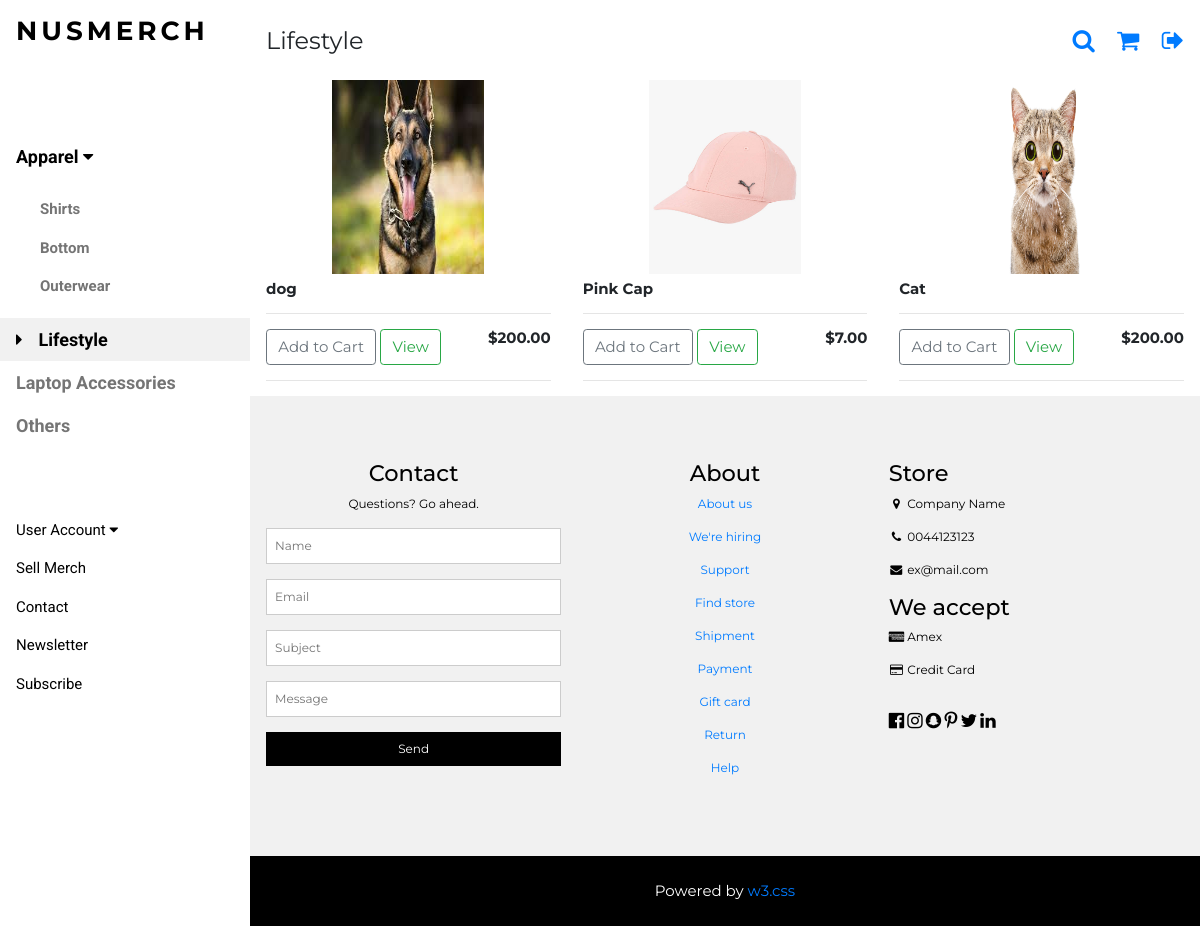
Before: /lifestyle/ with the older database file.
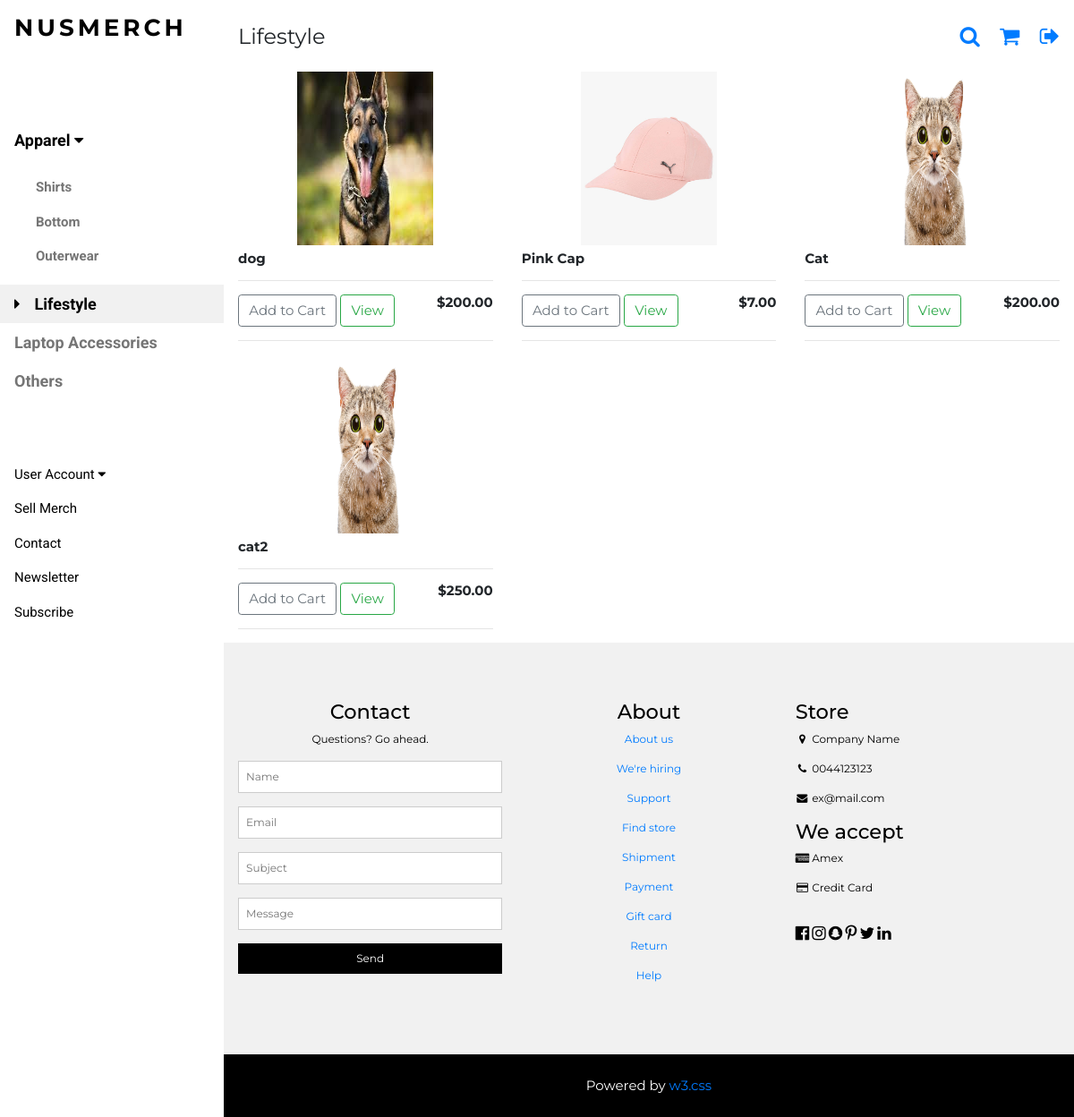
After: the same page with the newer database file.
### nusmerch/models.py (models this page shows, shortened)
class Product(models.Model):
	cat = [
    ('Shirt', 'Shirt'),
    ('Outerwear', 'Outerwear'),
   	('Bottom', 'Bottom'),
   	('Laptop Accessories', 'Laptop Accessories'),
	('Lifestyle', 'Lifestyle'),
   	('Others', 'Others'),
   	]
	name_of_MERCH = models.CharField(max_length=200,null=True)
	price = models.DecimalField(decimal_places=2,max_digits=5)
	organisation = models.CharField(max_length=200,null=True)
	category = models.CharField(max_length=200,null=True,choices=cat)
	form = models.URLField(max_length=200)
	image = models.ImageField(upload_to='media',null=True, blank=True)

### nusmerch/views.py (the view)
# urls.py: url(r'^lifestyle/$',views.lifestyle,name='lifestyle'),
def lifestyle(request):
    products = Product.objects.filter(category = "Lifestyle")
    context = {'products':products}
    return render(request, "nusmerch/lifestyle.html", context)

### nusmerch/templates/nusmerch/lifestyle.html (shortened to what this page needs)
{% extends "nusmerch/merch.html" %}
{% load static %}
{% block head %}
    <p class="w3-left">Lifestyle</p>
{% endblock %}
{% block menu %}
<nav class="w3-sidebar w3-bar-block w3-white w3-collapse w3-top" style="z-index:3;width:250px" id="mySidebar">
  <div class="w3-container w3-display-container w3-padding-16">
    <h3 class="w3-wide"><b>NUSMERCH</b></h3>
  </div>
  <div class="w3-padding-64 w3-large w3-text-grey" style="font-weight:bold">
      <a onclick="myAccFunc()" href="javascript:void(0)" class="w3-button w3-block w3-white w3-left-align" id="myBtn">
      Apparel  <i class="fa fa-caret-down"></i>
    </a>
    <div id="demoAcc" class="w3-bar-block w3-hide w3-padding-large w3-medium">
      <a href="/shirt/" class="w3-bar-item w3-button">Shirts</a>
      <a href="/bottom/" class="w3-bar-item w3-button">Bottom</a>
      <a href="/outerwear/" class="w3-bar-item w3-button">Outerwear</a>
    </div>
    <a href="/lifestyle/" class="w3-bar-item w3-button w3-light-grey"><i class="fa fa-caret-right w3-margin-right"></i>Lifestyle</a>
    <a href="/laptop/" class="w3-bar-item w3-button">Laptop Accessories</a>
    <a href="/others/" class="w3-bar-item w3-button">Others</a>
  </div>
    <a onclick="myAccFunc2()" href="javascript:void(0)" class="w3-button w3-block w3-white w3-left-align" id="myBtn">
      User Account  <i class="fa fa-caret-down"></i>
    </a>
  <a href="/sell_merch/" class="w3-bar-item w3-button w3-padding">Sell Merch</a>
    <a href="#footer" class="w3-bar-item w3-button w3-padding">Contact</a>
  <a href="javascript:void(0)" class="w3-bar-item w3-button w3-padding" onclick="document.getElementById('newsletter').style.display='block'">Newsletter</a>
  <a href="#footer"  class="w3-bar-item w3-button w3-padding">Subscribe</a>
</nav>
{% endblock %}
{% block product %}
  <div class="w3-row">
    {% for product in products %}
    <div class="w3-col l4 s4">
      <img class="item center thumbnail" src="{{ product.image.url }}">
      <div class="w3-container">
        <h6><strong>{{product.name_of_MERCH}}</strong></h6>
        <hr>
        <button data-product={{product.id}} data-action="add" class="btn btn-outline-secondary add-btn update-cart" href="javascript:void(0)" onclick="document.getElementById('cart').style.display='block'">Add to Cart</button>
        <a class="btn btn-outline-success" href="/product/">View</a>
        <h6 style="display: inline-block; float: right"><strong>${{product.price|floatformat:2}}</strong></h6>
        <hr>
      </div>
    </div>
    {% endfor %}
  </div>
{% endblock %}

Changed rows visible on the page:
added Product: image (picture), name_of_MERCH "cat2", price "250.00"
